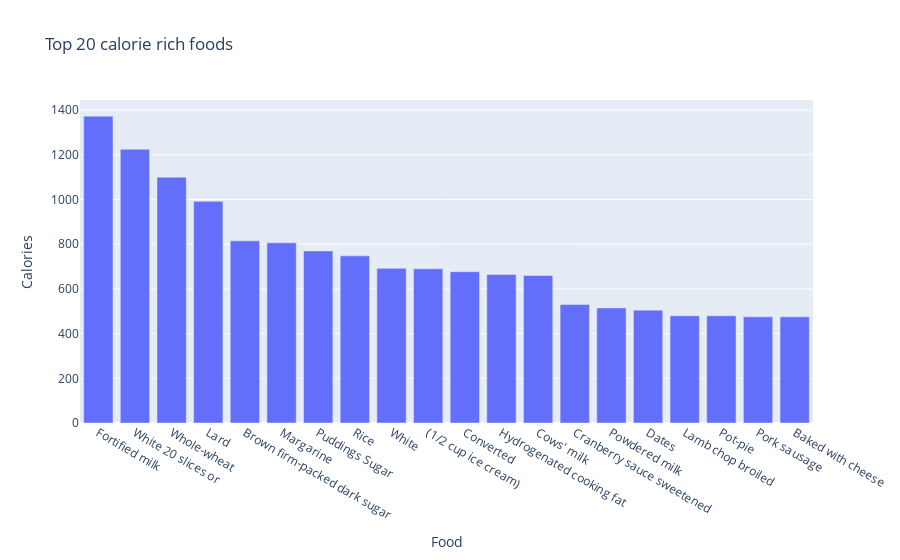

Notebook code cell kept with this figure:
### Code cell
fig = px.bar(top_20_high_cals, x='Food', y='Calories' ,title=' Top 20 calorie rich foods')
fig.show()

### Figure 1 — Plotly figure (JSON) as saved in the notebook; plotly's stock layout.template omitted (floating-point values rounded to 4 significant figures)
{"data": [{"alignmentgroup": "True", "hovertemplate": "Food=%{x}<br>Calories=%{y}<extra></extra>", "legendgroup": "", "marker": {"color": "#636efa", "pattern": {"shape": ""}}, "name": "", "offsetgroup": "", "orientation": "v", "showlegend": false, "textposition": "auto", "type": "bar", "x": ["Fortified milk", "White 20 slices or", "Whole-wheat", "Lard", "Brown firm-packed dark sugar", "Margarine", "Puddings Sugar", "Rice", "White", "(1/2 cup ice cream)", "Converted", "Hydrogenated cooking fat", "Cows' milk", "Cranberry sauce sweetened", "Powdered milk", "Dates", "Lamb chop broiled", "Pot-pie", "Pork sausage", "Baked with cheese"], "xaxis": "x", "y": [1373, 1225, 1100, 992, 815, 806, 770, 748, 692, 690, 677, 665, 660, 530, 515, 505, 480, 480, 475, 475], "yaxis": "y"}], "layout": {"barmode": "relative", "legend": {"tracegroupgap": 0}, "title": {"text": " Top 20 calorie rich foods"}, "xaxis": {"anchor": "y", "domain": [0, 1], "title": {"text": "Food"}}, "yaxis": {"anchor": "x", "domain": [0, 1], "title": {"text": "Calories"}}}}
